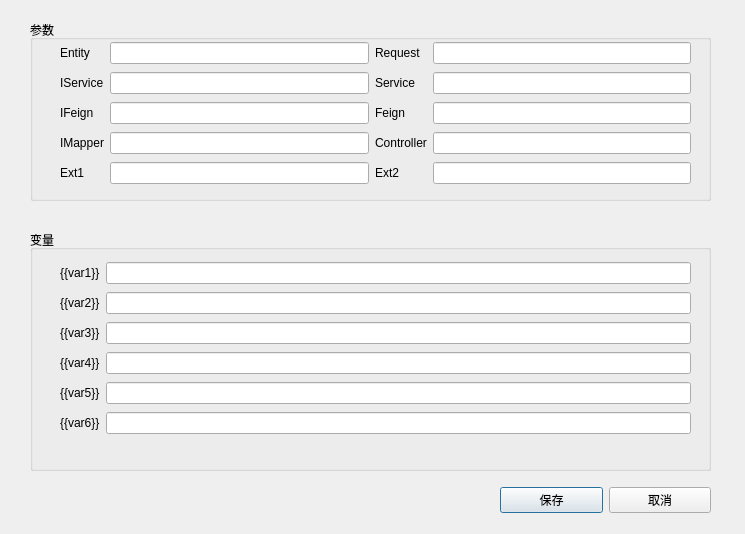
<?xml version="1.0" encoding="UTF-8"?>
<ui version="4.0">
 <class>detaildialog</class>
 <widget class="QDialog" name="detaildialog">
  <property name="geometry">
   <rect>
    <x>0</x>
    <y>0</y>
    <width>745</width>
    <height>534</height>
   </rect>
  </property>
  <property name="windowTitle">
   <string>基本参数配置</string>
  </property>
  <property name="windowIcon">
   <iconset resource="resources.qrc">
    <normaloff>:/imgs/fav.ico</normaloff>:/imgs/fav.ico</iconset>
  </property>
  <widget class="QGroupBox" name="groupBox">
   <property name="geometry">
    <rect>
     <x>30</x>
     <y>20</y>
     <width>681</width>
     <height>181</height>
    </rect>
   </property>
   <property name="styleSheet">
    <string notr="true">font: 11pt &quot;Microsoft YaHei UI&quot;;</string>
   </property>
   <property name="title">
    <string>参数</string>
   </property>
   <widget class="QWidget" name="gridLayoutWidget">
    <property name="geometry">
     <rect>
      <x>30</x>
      <y>20</y>
      <width>631</width>
      <height>151</height>
     </rect>
    </property>
    <layout class="QGridLayout" name="gridLayout">
     <item row="1" column="3">
      <widget class="QLineEdit" name="servicePackage"/>
     </item>
     <item row="1" column="0">
      <widget class="QLabel" name="label_6">
       <property name="text">
        <string>IService</string>
       </property>
      </widget>
     </item>
     <item row="8" column="1">
      <widget class="QLineEdit" name="ext1Package"/>
     </item>
     <item row="8" column="3">
      <widget class="QLineEdit" name="ext2Package"/>
     </item>
     <item row="1" column="1">
      <widget class="QLineEdit" name="iservicePackage"/>
     </item>
     <item row="6" column="2">
      <widget class="QLabel" name="label_8">
       <property name="text">
        <string>Feign</string>
       </property>
      </widget>
     </item>
     <item row="8" column="0">
      <widget class="QLabel" name="label_2">
       <property name="text">
        <string>Ext1</string>
       </property>
      </widget>
     </item>
     <item row="1" column="2">
      <widget class="QLabel" name="label_7">
       <property name="text">
        <string>Service</string>
       </property>
      </widget>
     </item>
     <item row="6" column="3">
      <widget class="QLineEdit" name="feignPackage"/>
     </item>
     <item row="6" column="0">
      <widget class="QLabel" name="label_5">
       <property name="text">
        <string>IFeign</string>
       </property>
      </widget>
     </item>
     <item row="0" column="0">
      <widget class="QLabel" name="label">
       <property name="text">
        <string>Entity</string>
       </property>
      </widget>
     </item>
     <item row="0" column="2">
      <widget class="QLabel" name="label_3">
       <property name="text">
        <string>Request</string>
       </property>
      </widget>
     </item>
     <item row="8" column="2">
      <widget class="QLabel" name="label_4">
       <property name="text">
        <string>Ext2</string>
       </property>
      </widget>
     </item>
     <item row="0" column="1">
      <widget class="QLineEdit" name="entityPackage"/>
     </item>
     <item row="6" column="1">
      <widget class="QLineEdit" name="ifeignPackage"/>
     </item>
     <item row="0" column="3">
      <widget class="QLineEdit" name="requestPackage"/>
     </item>
     <item row="7" column="0">
      <widget class="QLabel" name="label_9">
       <property name="text">
        <string>IMapper</string>
       </property>
      </widget>
     </item>
     <item row="7" column="1">
      <widget class="QLineEdit" name="imapperPackage"/>
     </item>
     <item row="7" column="2">
      <widget class="QLabel" name="label_10">
       <property name="text">
        <string>Controller</string>
       </property>
      </widget>
     </item>
     <item row="7" column="3">
      <widget class="QLineEdit" name="controllerPackage"/>
     </item>
    </layout>
   </widget>
  </widget>
  <widget class="QGroupBox" name="groupBox_2">
   <property name="geometry">
    <rect>
     <x>30</x>
     <y>230</y>
     <width>681</width>
     <height>241</height>
    </rect>
   </property>
   <property name="styleSheet">
    <string notr="true">font: 11pt &quot;Microsoft YaHei UI&quot;;</string>
   </property>
   <property name="title">
    <string>变量</string>
   </property>
   <widget class="QWidget" name="gridLayoutWidget_2">
    <property name="geometry">
     <rect>
      <x>30</x>
      <y>30</y>
      <width>631</width>
      <height>182</height>
     </rect>
    </property>
    <layout class="QGridLayout" name="gridLayout_2">
     <item row="5" column="3">
      <widget class="QLineEdit" name="var4"/>
     </item>
     <item row="7" column="1">
      <widget class="QLabel" name="label_15">
       <property name="text">
        <string>{{var5}}</string>
       </property>
      </widget>
     </item>
     <item row="2" column="1">
      <widget class="QLabel" name="label_11">
       <property name="text">
        <string>{{var1}}</string>
       </property>
      </widget>
     </item>
     <item row="5" column="1">
      <widget class="QLabel" name="label_13">
       <property name="text">
        <string>{{var4}}</string>
       </property>
      </widget>
     </item>
     <item row="7" column="3">
      <widget class="QLineEdit" name="var5"/>
     </item>
     <item row="3" column="1">
      <widget class="QLabel" name="label_12">
       <property name="text">
        <string>{{var2}}</string>
       </property>
      </widget>
     </item>
     <item row="4" column="1">
      <widget class="QLabel" name="label_14">
       <property name="text">
        <string>{{var3}}</string>
       </property>
      </widget>
     </item>
     <item row="3" column="3">
      <widget class="QLineEdit" name="var2"/>
     </item>
     <item row="2" column="3">
      <widget class="QLineEdit" name="var1"/>
     </item>
     <item row="4" column="3">
      <widget class="QLineEdit" name="var3"/>
     </item>
     <item row="8" column="3">
      <widget class="QLineEdit" name="var6"/>
     </item>
     <item row="8" column="1">
      <widget class="QLabel" name="label_16">
       <property name="text">
        <string>{{var6}}</string>
       </property>
      </widget>
     </item>
    </layout>
   </widget>
  </widget>
  <widget class="QWidget" name="horizontalLayoutWidget">
   <property name="geometry">
    <rect>
     <x>500</x>
     <y>480</y>
     <width>211</width>
     <height>41</height>
    </rect>
   </property>
   <layout class="QHBoxLayout" name="horizontalLayout">
    <item>
     <widget class="QPushButton" name="saveButton">
      <property name="text">
       <string>保存</string>
      </property>
     </widget>
    </item>
    <item>
     <widget class="QPushButton" name="cancelButton">
      <property name="text">
       <string>取消</string>
      </property>
     </widget>
    </item>
   </layout>
  </widget>
 </widget>
 <resources>
  <include location="resources.qrc"/>
 </resources>
 <connections/>
</ui>
